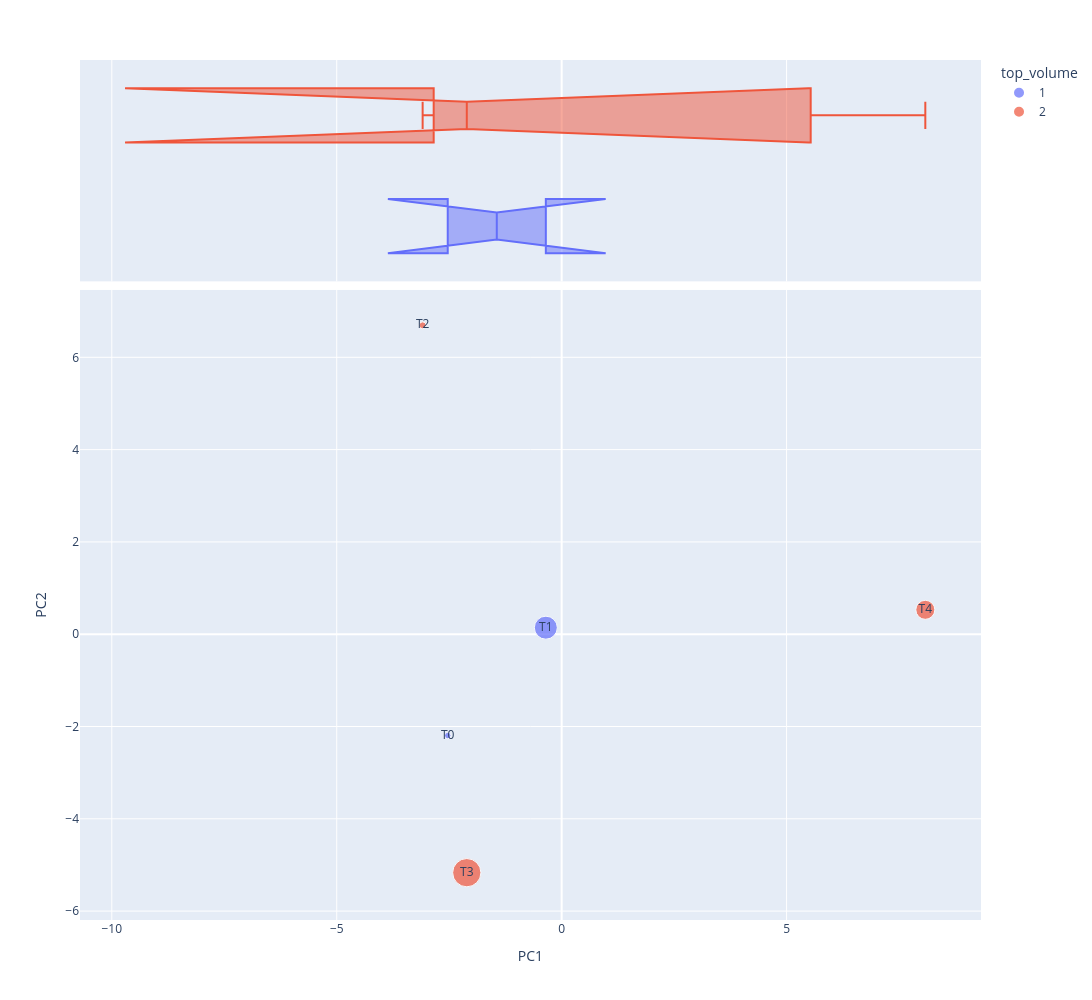

Notebook code for this chart:
### Code cell
fig=vis_pcs(1,2,TCM)
fig.write_image('TCM.png')
fig.show()

### Figure 1 — Plotly figure (JSON) as saved in the notebook; plotly's stock layout.template omitted (floating-point values rounded to 4 significant figures)
{"data": [{"hovertemplate": "<b>%{hovertext}</b><br><br>top_volume=1<br>PC1=%{x}<br>PC2=%{y}<br>size=%{marker.size}<br>topic_id=%{text}<extra></extra>", "hovertext": ["T0", "T1"], "legendgroup": "1", "marker": {"color": "#636efa", "size": [0.1929, 2.425], "sizemode": "area", "sizeref": 0.009181, "symbol": "circle"}, "mode": "markers+text", "name": "1", "orientation": "v", "showlegend": true, "text": ["T0", "T1"], "type": "scatter", "x": [-2.533, -0.352], "xaxis": "x", "y": [-2.196, 0.1415], "yaxis": "y"}, {"alignmentgroup": "True", "hovertemplate": "<b>%{hovertext}</b><br><br>top_volume=1<br>PC1=%{x}<extra></extra>", "hovertext": ["T0", "T1"], "legendgroup": "1", "marker": {"color": "#636efa", "symbol": "circle"}, "name": "1", "notched": true, "offsetgroup": "1", "showlegend": false, "type": "box", "x": [-2.533, -0.352], "xaxis": "x2", "yaxis": "y2"}, {"hovertemplate": "<b>%{hovertext}</b><br><br>top_volume=2<br>PC1=%{x}<br>PC2=%{y}<br>size=%{marker.size}<br>topic_id=%{text}<extra></extra>", "hovertext": ["T2", "T3", "T4"], "legendgroup": "2", "marker": {"color": "#EF553B", "size": [0.2191, 3.673, 1.659], "sizemode": "area", "sizeref": 0.009181, "symbol": "circle"}, "mode": "markers+text", "name": "2", "orientation": "v", "showlegend": true, "text": ["T2", "T3", "T4"], "type": "scatter", "x": [-3.09, -2.109, 8.084], "xaxis": "x", "y": [6.693, -5.168, 0.5287], "yaxis": "y"}, {"alignmentgroup": "True", "hovertemplate": "<b>%{hovertext}</b><br><br>top_volume=2<br>PC1=%{x}<extra></extra>", "hovertext": ["T2", "T3", "T4"], "legendgroup": "2", "marker": {"color": "#EF553B", "symbol": "circle"}, "name": "2", "notched": true, "offsetgroup": "2", "showlegend": false, "type": "box", "x": [-3.09, -2.109, 8.084], "xaxis": "x2", "yaxis": "y2"}], "layout": {"height": 1000, "legend": {"itemsizing": "constant", "title": {"text": "top_volume"}, "tracegroupgap": 0}, "margin": {"t": 60}, "width": 1200, "xaxis": {"anchor": "y", "domain": [0, 1], "title": {"text": "PC1"}}, "xaxis2": {"anchor": "y2", "domain": [0, 1], "matches": "x", "showgrid": true, "showticklabels": false}, "yaxis": {"anchor": "x", "domain": [0, 0.7326], "title": {"text": "PC2"}}, "yaxis2": {"anchor": "x2", "domain": [0.7426, 1], "matches": "y2", "showgrid": false, "showline": false, "showticklabels": false, "ticks": ""}}}
